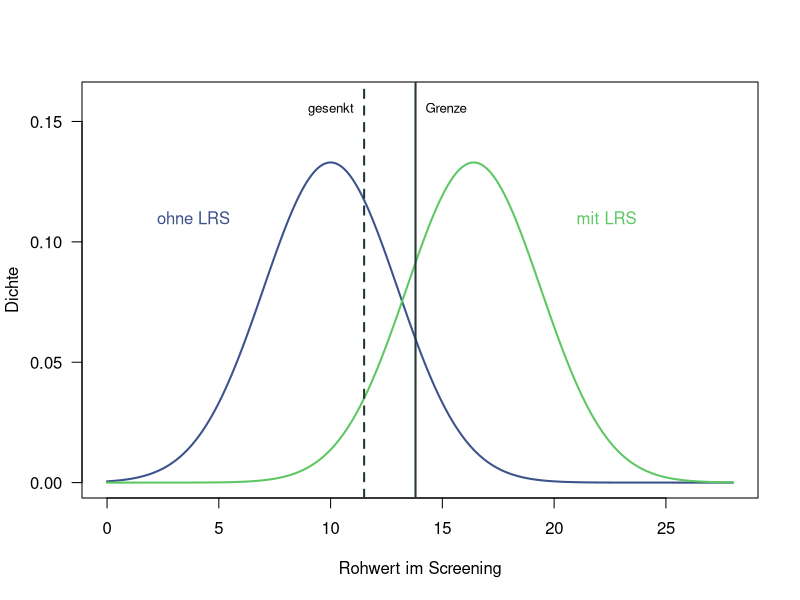
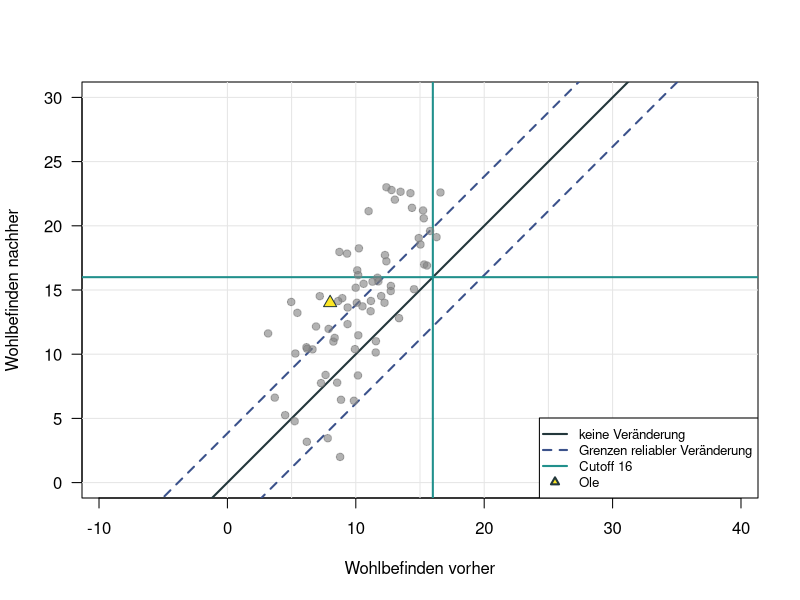

Reproduce these figures in R, in order.
## ---- chunk 1
#| label: setup
#| include: false
# plot labels contain umlauts, which need a UTF-8 locale; the shell that runs
# the render may start R in the C locale
invisible(Sys.setlocale("LC_CTYPE", "en_US.UTF-8"))
colors <- viridisLite::viridis(5)
## ---- chunk 2
#| label: screening-threshold
#| echo: false
#| fig-width: 6
#| fig-height: 3.5
#| fig-alt: "Zwei Verteilungen der Rohwerte im Screening, links für Kinder ohne LRS, rechts für Kinder mit LRS, mit der aktuellen Grenze als durchgezogene und einer gesenkten Grenze als gestrichelte Linie"
raw_score <- seq(0, 28, length.out = 561)
without_lrs <- dnorm(raw_score, mean = 10, sd = 3)
with_lrs <- dnorm(raw_score, mean = 16.4, sd = 3)

plot(raw_score, without_lrs,
  type = "l", lwd = 2, col = colors[2], las = 1, ylim = c(0, 0.16),
  xlab = "Rohwert im Screening", ylab = "Dichte"
)
lines(raw_score, with_lrs, lwd = 2, col = colors[4])
abline(v = 13.8, lwd = 2, col = "#23373b")
abline(v = 11.5, lwd = 2, lty = 2, col = "#23373b")
text(5.5, 0.11, "ohne LRS", col = colors[2], adj = 1)
text(21, 0.11, "mit LRS", col = colors[4], adj = 0)
text(13.8, 0.155, "Grenze", pos = 4, cex = 0.8)
text(11.5, 0.155, "gesenkt", pos = 2, cex = 0.8)
## ---- chunk 3
#| label: reliable-change
#| echo: false
#| fig-width: 6
#| fig-height: 6
#| fig-alt: "Streudiagramm des Wohlbefindens von 70 Patient:innen vor (x-Achse) und nach (y-Achse) der Behandlung mit Diagonale, Grenzen reliabler Veränderung, Cutoff 16 auf beiden Achsen und Oles Wert bei 8 und 14 als gelbes Dreieck"
set.seed(21)
before <- pmin(pmax(rnorm(70, mean = 10, sd = 3), 2), 18)
after <- pmin(pmax(before + rnorm(70, mean = 4, sd = 4), 2), 30)
change_limit <- 1.96 * sqrt(2 * (4 * sqrt(1 - 0.88))^2)

plot(before, after,
  type = "n", las = 1, asp = 1, xlim = c(0, 30), ylim = c(0, 30),
  xlab = "Wohlbefinden vorher", ylab = "Wohlbefinden nachher"
)
abline(v = seq(0, 30, by = 5), h = seq(0, 30, by = 5), col = "grey90")
abline(0, 1, lwd = 2, col = "#23373b")
abline(change_limit, 1, lty = 2, lwd = 2, col = colors[2])
abline(-change_limit, 1, lty = 2, lwd = 2, col = colors[2])
abline(v = 16, h = 16, lwd = 2, col = colors[3])
points(before, after, pch = 19, col = adjustcolor("grey50", 0.6))
points(8, 14, pch = 24, cex = 1.3, col = "#23373b", bg = colors[5])
legend("bottomright",
  legend = c("keine Veränderung", "Grenzen reliabler Veränderung", "Cutoff 16", "Ole"),
  lty = c(1, 2, 1, NA), lwd = 2, pch = c(NA, NA, NA, 24),
  col = c("#23373b", colors[2], colors[3], "#23373b"), pt.bg = colors[5],
  bg = "white", cex = 0.8
)
